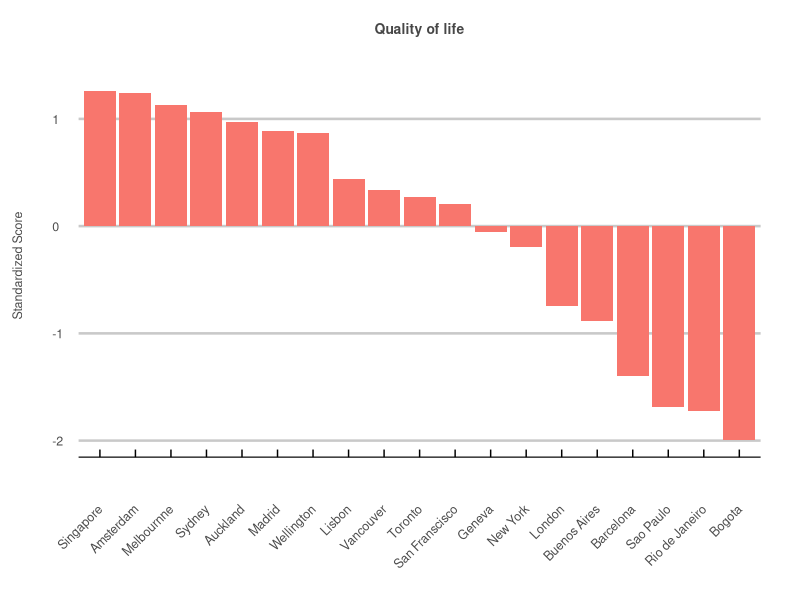
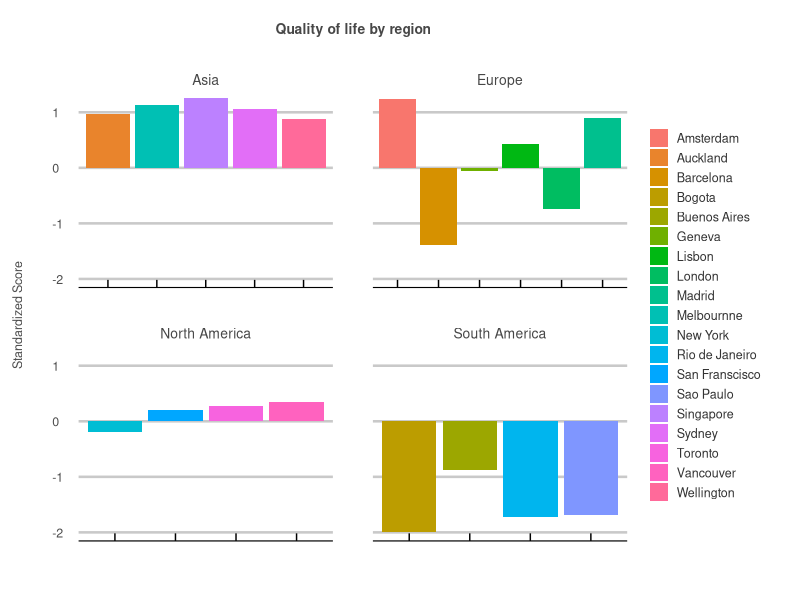

These charts were generated, in order, by the following R code:
## ---- chunk 1

library(tidyverse)
library(dplyr)
library(ggplot2)
library(ggthemes)
library(tidyverse)

# gets the z scores. 
get_z_scores <- function(col) {
  avg <- mean(col)
  sd <- sd(col)
  z_scores <- list()
  for(i in 1:length(col)) {
    z_scores[i] <- (col[i] - avg) / sd
  }
  return(unlist(z_scores))
}

# gets the index averages. 
get_avg <- function(z_scores) {
  measures = tibble(z_scores = character())
  for(i in 1:length(z_scores)) {
    measures[i,] = z_scores[i]
  }
  measure_length <- nrow(measures)
  row_length <- length(eval(parse(text=z_scores[1])))
  
  data <- tibble(city=cities)
  for(i in 1:measure_length) {
    data[,i+1] <- eval(parse(text=z_scores[i]))
  }
  avg <- list()
  for(i in 1:row_length) {
    avg[i] <- rowMeans(data[i,-1])
  }
  return(unlist(avg))
}

# a list of cities to be analyzed
cities <- c("London", "Barcelona", "Madrid", "Amsterdam", "Geneva", "Lisbon",
            "Vancouver", "Toronto", "New York", "San Franscisco",
            "Singapore", "Wellington", "Auckland", "Sydney", "Melbournne",
            "Buenos Aires", "Bogota", "Rio de Janeiro", "Sao Paulo")


# a list of corresponding regions 
regions <- c(rep("Europe", 6), rep("North America", 4), rep("Asia", 5), rep("South America", 4))


# 1) Wikepedia - km2 - https://www.wikipedia.org/
population_density <- get_z_scores(c(5598, 16000, 5337, 4908, 12000, 5445.7,
                                     5749, 4427.8, 10194, 6655.4,
                                     7804, 900, 1210, 2037, 503.472,
                                     13680, 17755, 5377, 7216.3))

# 2) Numbeo - Average Monthly Net Salary (After Tax) USD - https://www.numbeo.com/cost-of-living/city_price_rankings?itemId=105
average_wage <- get_z_scores(c(4238.68, 2039.94, 2804.49, 4195.81, 6171.96, 1247,
                               3288.54, 3356.11, 6530.28, 6133.08,
                               5117.62, 2644.28, 3326.10, 4109.44, 3465.38,
                               403.17, 364.45, 399.80, 491.76))

# 3) Numbeo - Cost of Living Index - https://www.numbeo.com/cost-of-living/rankings_current.jsp
cost_of_living <- get_z_scores(c(85.5, 59.2, 53.9, 69.9, 116.4, 53.7,
                                 73.9, 73.0, 100.0, 97.7,
                                 87.3, 76.2, 79.2, 82.4, 80.3,
                                 30.0, 29.7, 42.3, 44.1))

# 4) HUGSI - global ranking - https://www.hugsi.green/ranking
green <- get_z_scores(c(91, 96, 239, 233, 53, 95,
                        105, 110, 242, 256,
                        213, 84, 188, 180, 203,
                        264, 267, 134, 211))

# 5) Worldwide Governance Indicators - 2020 Estimate - z scores - https://info.worldbank.org/governance/wgi/
government <- get_z_scores(c(1.38, 0.89, 0.89, 1.85, 2.02, 1.02,
                             1.64, 1.64, 1.32, 1.32,
                             2.34, 1.59, 1.59, 1.62, 1.62,
                             -0.22, 0.04,-0.447, -0.447))

# 6) Numbeo - Safety Index 2023 - https://www.numbeo.com/crime/rankings.jsp
saftey <- get_z_scores(c(46.1, 49.3, 72.5, 70.9, 69.4, 66.9,
                         59.1, 57.3, 50.5, 38.6,
                         76.9, 66.5, 50.7, 65.7, 56.0,
                         36.8, 33.8, 22.4, 29.4))

# 7) Numbeo - pollution index 2023 - https://www.numbeo.com/pollution/rankings.jsp
pollution <- get_z_scores(c(57.7, 65.2, 40.0, 25.1, 25.5, 27.7,
                            26.6, 37.2, 57.9, 50.2,
                            33.0, 22.8, 31.0, 30.5, 28.4,
                            52.4, 70.2, 67.4, 79.0))

# 8) Wikepedia - cities by sunshine duration - https://en.wikipedia.org/wiki/List_of_cities_by_sunshine_duration
sunshine <- get_z_scores(c(1633, 2591, 2769, 1662, 1887, 2806,
                           1937.6, 2066.4, 2534.7, 3061.7,
                           2022.4, 2058.7, 2003.1, 2468.1, 2362.6,
                           2525.2, 1328.0, 2187.3, 1893.5))

# 9) the global economy - Political stability index - https://www.theglobaleconomy.com/rankings/wb_political_stability/
stability <- get_z_scores(c(0.54, 0.58, 0.58, 0.92, 1.13, 0.95,
                            0.94, 0.94, 0, 0,
                            1.49, 1.44, 1.44, 0.85, 0.85,
                            -0.11, -0.91, -0.49, -0.49))


# make bad things negative
population_density <- -population_density
cost_of_living <- -cost_of_living
pollution <- -pollution


# times the most important (psychological/mental health based) factors by 3
population_density <- population_density*3
green <- green*3
pollution <- pollution*3


# times the next most important factors by 2
saftey <- saftey*2
government <- government*2
stability <- stability*2


# a list of non-adjusted indicators to be averaged for a total score (categories plots)
indicators <- c("population_density", "average_wage", "cost_of_living", 
                "green", "government", "saftey", 
                "pollution", "sunshine", "stability")


# returns the row averages of multiple columns. 
get_avg <- function(z_scores) {
  measures = tibble(z_scores = character())
  for(i in 1:length(z_scores)) {
    measures[i,] = z_scores[i]
  }
  measure_length <- nrow(measures)
  row_length <- length(eval(parse(text=z_scores[1])))
  
  data <- tibble(city=cities)
  for(i in 1:measure_length) {
    data[,i+1] <- eval(parse(text=z_scores[i]))
  }
  avg <- list()
  for(i in 1:row_length) {
    avg[i] <- rowMeans(data[i,-1])
  }
  return(unlist(avg))
}


# creates a dataframe of the non-adjusted data. 
df <- tibble("City" = cities,
             "Region" = regions,
             "Population Density" = population_density,
             "Average Wage" = average_wage,
             "Cost of Living" = cost_of_living,
             "Green" = green,
             "Government" = government,
             "Saftey" = saftey,
             "Pollution" = pollution,
             "Sunishine" = sunshine,
             "Stability" = stability,
             "Total" = get_avg(indicators))


# creates a personal theme for data visualization. 
my_theme <- theme_economist_white(gray_bg = FALSE) +
  theme(plot.title = element_text(hjust = 0.5,
                                  vjust = 10,
                                  size = 10,
                                  color = "#474747"),
        plot.margin = unit(c(1.5, 1, 1.5, 1), "cm"),
        axis.text = element_text(size = 9,
                                 color = "gray30"),
        axis.text.x=element_text(vjust = -2.5),
        axis.title.x = element_text(size = 9,
                                    color = "gray30",
                                    vjust = -10),
        axis.title.y = element_text(size = 9,
                                    color = "gray30",
                                    vjust = 10),
        legend.direction = "vertical", 
        legend.position = "right",
        legend.title = element_blank(),
        legend.text = element_text(size = 9,
                                   color = "gray20"),
        legend.margin=margin(0, 0, 0, 5),
        legend.spacing.x = unit(0.5, "cm"),
        legend.key.size = unit(0.5, "cm"), 
        legend.key.height = unit(0.5, "cm"),
        strip.text = element_text(hjust = 0.5,
                                  vjust = 1,
                                  size = 10,
                                  color = "#474747"),
        panel.spacing = unit(2, "lines"))

## ---- chunk 2

# total score 
df %>%
  ggplot(aes(x = reorder(City, -Total), y=Total, fill = "red")) +
  geom_bar(stat = "identity", position = "dodge") +
  ggtitle("Quality of life") +
  ylab("Standardized Score") +
  my_theme + 
  theme(axis.title.x=element_blank(),
        legend.position="none",
        axis.text.x = element_text(angle = 45, vjust = 0.5, hjust=1))


## ---- chunk 3

# total score regions
df %>%
  ggplot(aes(x = City, y = Total, fill = City)) +
  geom_bar(stat = "identity", position = "dodge") +
  ggtitle("Quality of life by region") +
  ylab("Standardized Score") +
  facet_wrap(~Region, scales = "free_x") +
  my_theme + 
  theme(axis.title.x=element_blank(),
        axis.text.x = element_blank())
